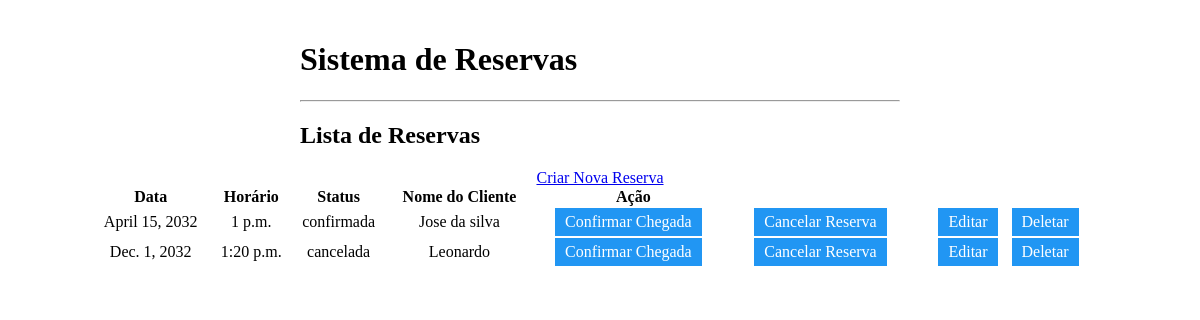
Before: / with the older database file.
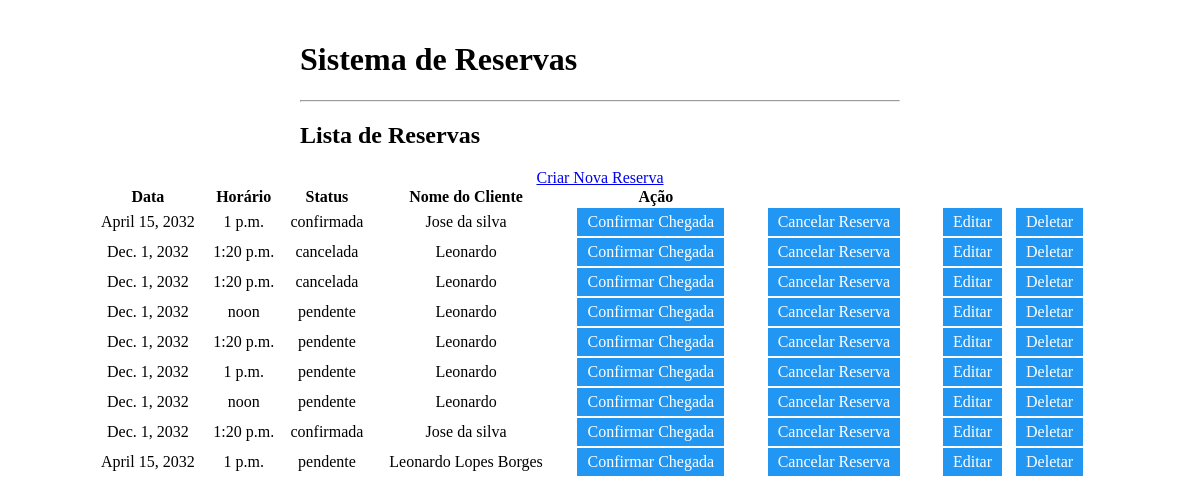
After: the same page with the newer database file.
### booking/models.py (models this page shows, shortened)
class Reserva(models.Model):
    STATUS_CHOICES = (
        ('pendente', 'Pendente'),
        ('confirmada', 'Confirmada'),
        ('cancelada', 'Cancelada'),
    )
    nome = models.CharField(max_length=100)
    email = models.EmailField()
    numero_pessoas = models.PositiveIntegerField()
    data = models.DateField()
    horario = models.TimeField()
    mesas_reservadas = models.IntegerField(default=0)
    status = models.CharField(max_length=10, choices=STATUS_CHOICES, default='pendente')
    chegada_confirmada = models.BooleanField(default=False)

### booking/views.py (the view)
# urls.py: path('', views.listar_reservas, name='listar_reservas'),
def listar_reservas(request):
    reservas = Reserva.objects.all()
    return render(request, "listar_reservas.html", {"reservas": reservas})

### booking/templates/listar_reservas.html (shortened to what this page needs)
{% extends 'base.html' %}
{% load static %}
{% block content %}
  <h2>Lista de Reservas</h2>
    <div class="content-container">
      <a href="{% url 'criar_reserva' %}">Criar Nova Reserva</a>
      {% if reservas %}
        <table>
          <thead>
            <tr>
              <th>Data</th>
              <th>Horário</th>
              <th>Status</th>
              <th>Nome do Cliente</th>
              <th>Ação</th>
            </tr>
          </thead>
          <tbody>
            {% for reserva in reservas %}
              <tr>
                <td>{{ reserva.data }}</td>
                <td>{{ reserva.horario }}</td>
                <td>{{ reserva.status }}</td>
                <td>{{ reserva.nome }}</td>
                <td>
                  <a href="{% url 'confirmar_chegada' reserva.id %}"  class="edit-link">Confirmar Chegada</a>
                </td>
                <td>
                  <a href="{% url 'cancelar_reserva' reserva.id %}" class="edit-link">Cancelar Reserva</a>
                </td>
                <td>
                  <a href="{% url 'editar_reserva' reserva.pk %}" class="edit-link">Editar</a>
                  <a href="{% url 'deletar_reserva' reserva.pk %}" class="delete-link">Deletar</a>
              </td>
              </tr>
            {% empty %}
              <tr>
                <td colspan="5">Nenhuma reserva encontrada.</td>
              </tr>
            {% endfor %}
          </tbody>
        </table>
      {% else %}
        <p>Nenhuma reserva encontrada.</p>
      {% endif %}
    </div>
{% endblock %}

### booking/templates/base.html (shortened to what this page needs)
<!DOCTYPE html>
<html>
<head>
</head>
<body>
  <h1>Sistema de Reservas</h1>
  <hr>
  {% block content %}
  {% endblock %}
</body>
</html>

### booking/templates/base.html (style rules this page uses)
body { max-width: 600px; margin: 0 auto; padding: 20px; }

### booking/templates/listar_reservas.html (style rules this page uses)
body { width: 150%; }
.content-container { display: flex; flex-direction: column; align-items: center; text-align: center; }
table { width: 170%; border-collapse: collapse; margin-bottom: 50px; }
a.edit-link, a.delete-link { display: inline-block; padding: 5px 10px; background-color: #2196f3; color: white; text-decoration: none; margin-right: 10px; }

Changed rows visible on the page:
added Reserva: data "Dec. 1, 2032", horario "1:20 p.m.", status "cancelada", nome "Leonardo"
added Reserva: data "Dec. 1, 2032", horario "noon", status "pendente", nome "Leonardo"
added Reserva: data "Dec. 1, 2032", horario "1:20 p.m.", status "pendente", nome "Leonardo"
added Reserva: data "Dec. 1, 2032", horario "1 p.m.", status "pendente", nome "Leonardo"
added Reserva: data "Dec. 1, 2032", horario "noon", status "pendente", nome "Leonardo"
added Reserva: data "Dec. 1, 2032", horario "1:20 p.m.", status "confirmada", nome "Jose da silva"
added Reserva: data "April 15, 2032", horario "1 p.m.", status "pendente", nome "Leonardo Lopes Borges"
